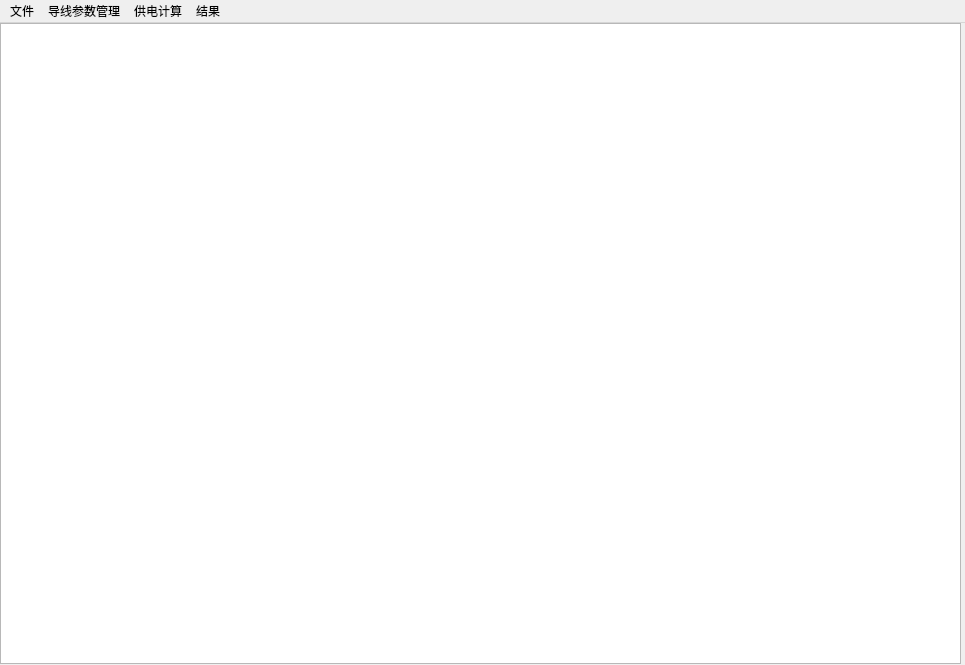
<?xml version="1.0" encoding="UTF-8"?>
<ui version="4.0">
 <class>MainWindow</class>
 <widget class="QMainWindow" name="MainWindow">
  <property name="geometry">
   <rect>
    <x>0</x>
    <y>0</y>
    <width>965</width>
    <height>665</height>
   </rect>
  </property>
  <property name="windowTitle">
   <string>MainWindow</string>
  </property>
  <widget class="QWidget" name="centralWidget">
   <widget class="QTableWidget" name="tableWidget_1">
    <property name="geometry">
     <rect>
      <x>0</x>
      <y>0</y>
      <width>961</width>
      <height>641</height>
     </rect>
    </property>
   </widget>
  </widget>
  <widget class="QMenuBar" name="menuBar">
   <property name="geometry">
    <rect>
     <x>0</x>
     <y>0</y>
     <width>965</width>
     <height>23</height>
    </rect>
   </property>
   <widget class="QMenu" name="menu">
    <property name="title">
     <string>导线参数管理</string>
    </property>
   </widget>
   <widget class="QMenu" name="menu_2">
    <property name="title">
     <string>供电计算</string>
    </property>
    <addaction name="actionAT"/>
    <addaction name="actionZhG"/>
   </widget>
   <widget class="QMenu" name="menu_4">
    <property name="title">
     <string>文件</string>
    </property>
    <addaction name="actionDakai"/>
    <addaction name="actionBaocun"/>
    <addaction name="actionLcunwei"/>
   </widget>
   <widget class="QMenu" name="menu_3">
    <property name="title">
     <string>结果</string>
    </property>
   </widget>
   <addaction name="menu_4"/>
   <addaction name="menu"/>
   <addaction name="menu_2"/>
   <addaction name="menu_3"/>
  </widget>
  <action name="action">
   <property name="text">
    <string>6</string>
   </property>
  </action>
  <action name="action10">
   <property name="text">
    <string>10</string>
   </property>
  </action>
  <action name="action14">
   <property name="text">
    <string>输入参数</string>
   </property>
  </action>
  <action name="action2_14">
   <property name="text">
    <string>输入参数</string>
   </property>
  </action>
  <action name="actionDakai">
   <property name="text">
    <string>打开</string>
   </property>
  </action>
  <action name="actionBaocun">
   <property name="text">
    <string>保存</string>
   </property>
  </action>
  <action name="actionLcunwei">
   <property name="text">
    <string>另存为</string>
   </property>
  </action>
  <action name="action14_1">
   <property name="text">
    <string>14根导线模型</string>
   </property>
  </action>
  <action name="action10_1">
   <property name="text">
    <string>10根导线模型</string>
   </property>
  </action>
  <action name="action6_1">
   <property name="text">
    <string>6根导线模型</string>
   </property>
  </action>
  <action name="action10_2">
   <property name="text">
    <string>10根导线模型</string>
   </property>
  </action>
  <action name="action6_2">
   <property name="text">
    <string>6根导线模型</string>
   </property>
  </action>
  <action name="actionAT">
   <property name="text">
    <string>AT供电方式</string>
   </property>
  </action>
  <action name="actionZhG">
   <property name="text">
    <string>直供方式</string>
   </property>
  </action>
 </widget>
 <resources/>
 <connections/>
</ui>
